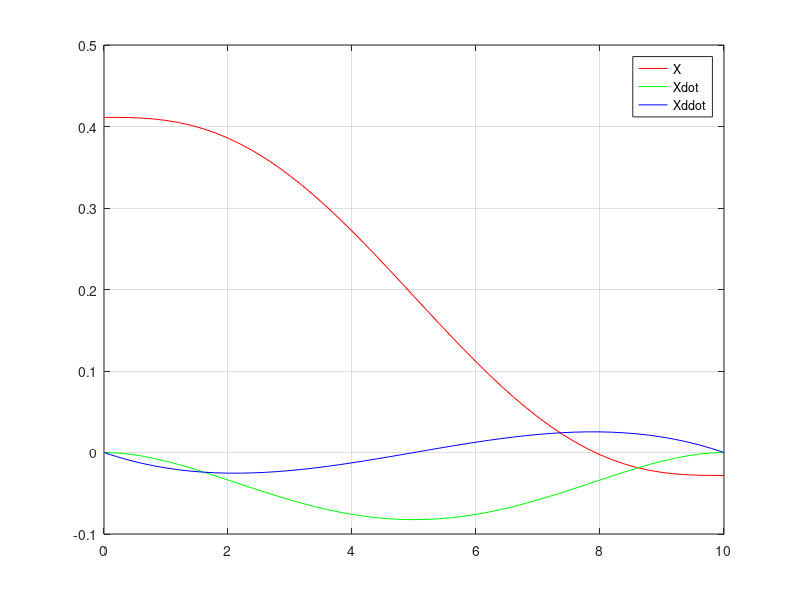
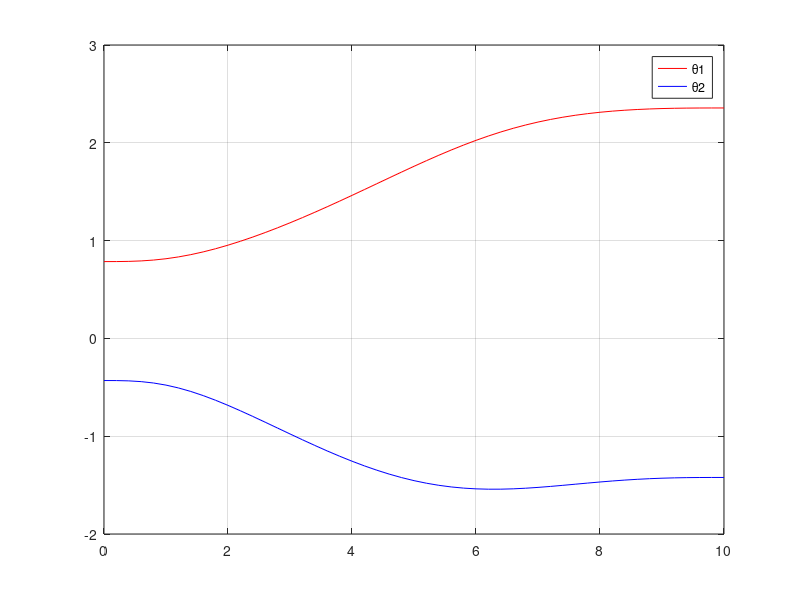
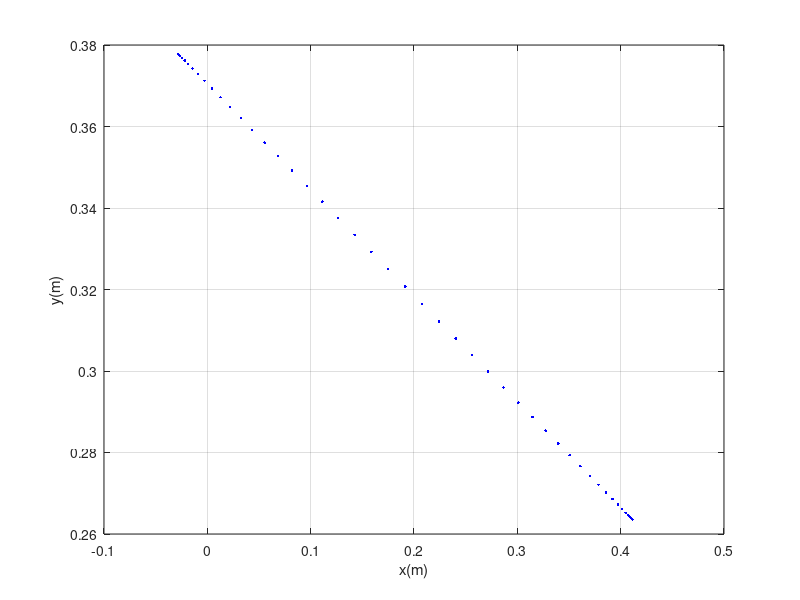

Recreate these plots in MATLAB, in order.
close all
% X(t) = a0 + a1*t + a2*t^2 + a3*t^3 + a4*t^4 + a5*t^5
X0  = 0.41122; Xf  = -0.0282;
X0d = 0;  Xfd = 0;
X0dd = 0; Xfdd = 0;
t0  = 0;  tf  = 10;


A = [1  t0  t0^2  t0^3    t0^4     t0^5;
     0  1   2*t0  3*t0^2  4*t0^3   5*t0^4;
     0  0   2     6*t0    12*t0^2  20*t0^3;
     1  tf  tf^2  tf^3    tf^4     tf^5;
     0  1   2*tf  3*tf^2  4*tf^3   5*tf^4;
     0  0   2     6*tf    12*tf^2  20*tf^3];
 
b = [X0; X0d; X0dd; Xf; Xfd; Xfdd];

a = inv(A)*b
a0 = a(1); a1 = a(2); a2 = a(3);
a3 = a(4); a4 = a(5); a5 = a(6);

t = t0:0.2:tf;
Xt   = a0 + a1*t + a2*t.^2 + a3*t.^3 + a4*t.^4 + a5*t.^5;
Xtd  = a1 + 2*a2*t + 3*a3*t.^2 + 4*a4*t.^3 + 5*a5*t.^4;
Xtd  = Xtd; 
Xtdd = 2*a2 + 6*a3*t + 12*a4*t.^2 + 20*a5*t.^3;
Xtdd = Xtdd;

L1 = 0.25; L2 = 0.25;
Yt = -0.259982*Xt + 0.3705;

c2 = (Xt.^2 + Yt.^2 - L1^2 - L2^2)/(2*L1*L2);
s2 = -sqrt(1 - c2.^2);
theta2 = atan2(s2,c2);
theta1 = atan2(Yt,Xt) - atan2(L2.*s2,L1+L2.*c2);


plot(t,Xt,'r', t,Xtd,'g',t,Xtdd,'b')
grid on
legend('X', 'Xdot', 'Xddot')

figure
plot(t,theta1,'r', t,theta2,'b')
grid on
legend('\theta1', '\theta2')

figure
X = L1*cos(theta1) + L2*cos(theta1+theta2);
Y = L1*sin(theta1) + L2*sin(theta1+theta2);
plot(X,Y,'.b'); grid on
xlabel('x(m)'); ylabel('y(m)')

